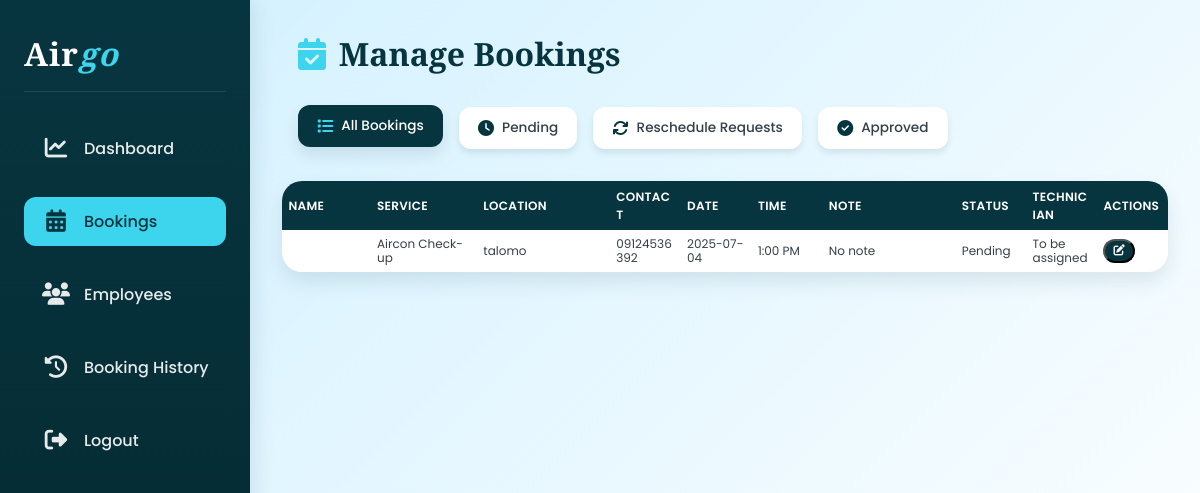
/admin/admin_bookings.php (signed in), run on the app's committed database.
### tables this page shows
CREATE TABLE `bookings` (
  `id` int(11) NOT NULL,
  `user_id` varchar(5) NOT NULL,
  `service` varchar(100) NOT NULL,
  `appointment_date` date NOT NULL,
  `appointment_time` time NOT NULL,
  `phone` varchar(20) NOT NULL,
  `location` varchar(255) NOT NULL,
  `employee_id` int(11) DEFAULT NULL,
  `price` decimal(10,2) DEFAULT 0.00,
  `status` varchar(50) DEFAULT 'Pending',
  `note` text DEFAULT NULL,
  `created_at` timestamp NOT NULL DEFAULT current_timestamp(),
  `updated_at` timestamp NOT NULL DEFAULT current_timestamp() ON UPDATE current_timestamp()
);

### admin/admin_bookings.php (the view, shortened to what this page needs)
<?php
$conn = Database::getConnection();
$tab = isset($_GET['tab']) ? $_GET['tab'] : 'all';
$records_per_page = 10;
$page = isset($_GET['page']) ? (int)$_GET['page'] : 1;
$page = max(1, $page);
$offset = ($page - 1) * $records_per_page;
$where = "";
switch ($tab) {
    case 'all':
    default:
        $where = "";
        break;
}
$sql = "SELECT b.id, u.username, b.service, b.status, b.created_at, b.location, b.phone,
               b.appointment_date, b.appointment_time, b.employee_id, u.username, e.name AS employee_name,
               b.note
        FROM bookings b
        LEFT JOIN user u ON b.user_id = u.id
        LEFT JOIN employees e ON b.employee_id = e.id
        $where
        ORDER BY b.appointment_date, b.appointment_time
        LIMIT $records_per_page OFFSET $offset";
$result = $conn->query($sql);
?>
<!DOCTYPE html>
<html lang="en">
<head>
    <link href="https://cdnjs.cloudflare.com/ajax/libs/font-awesome/6.5.0/css/all.min.css" rel="stylesheet">
</head>
<body>
    <div class="sidebar">
        <h2>Air<span>go</span></h2>
        <div class="nav-links">
            <a href="dashboard.php" class="<?= basename($_SERVER['PHP_SELF']) === 'dashboard.php' ? 'active' : '' ?>"><i class="fas fa-chart-line"></i> Dashboard</a>
            <a href="admin_bookings.php" class="<?= basename($_SERVER['PHP_SELF']) === 'admin_bookings.php' ? 'active' : '' ?>"><i class="fas fa-calendar-alt"></i> Bookings</a>
            <a href="admin_employees.php" class="<?= basename($_SERVER['PHP_SELF']) === 'admin_employees.php' ? 'active' : '' ?>"><i class="fas fa-users"></i> Employees</a>
            <a href="booking_history.php" class="<?= basename($_SERVER['PHP_SELF']) === 'booking_history.php' ? 'active' : '' ?>"><i class="fas fa-history"></i> Booking History</a>
            <a href="login.php"><i class="fas fa-sign-out-alt"></i> Logout</a>
        </div>
    </div>
    <div class="main">
        <h1><i class="fas fa-calendar-check"></i> Manage Bookings</h1>
        <div class="tabs">
            <a href="?tab=all" class="tab-link <?= ($tab == 'all') ? 'active' : '' ?>">
                <i class="fas fa-list"></i> All Bookings
            </a>
            <a href="?tab=pending" class="tab-link <?= ($tab == 'pending') ? 'active' : '' ?>">
                <i class="fas fa-clock"></i> Pending
            </a>
            <a href="?tab=reschedule" class="tab-link <?= ($tab == 'reschedule') ? 'active' : '' ?>">
                <i class="fas fa-sync"></i> Reschedule Requests
            </a>
            <a href="?tab=approved" class="tab-link <?= ($tab == 'approved') ? 'active' : '' ?>">
                <i class="fas fa-check-circle"></i> Approved
            </a>
        </div>
        <div class="table-container">
            <table>
                <thead>
                    <tr>
                        <th>Name</th>
                        <th>Service</th>
                        <th>Location</th>
                        <th>Contact</th>
                        <th>Date</th>
                        <th>Time</th>
                        <th>Note</th>
                        <th>Status</th>
                        <th>Technician</th>
                        <th>Actions</th>
                    </tr>
                </thead>
                <tbody>
                    <?php if ($result->num_rows > 0): ?>
                        <?php while ($row = $result->fetch_assoc()): ?>
                        <tr>
                            <td data-label="Name"><?= htmlspecialchars($row['username'] ?? '') ?></td>
                            <td data-label="Service"><?= htmlspecialchars($row['service'] ?? '') ?></td>
                            <td data-label="Location"><?= htmlspecialchars($row['location'] ?? '') ?></td>
                            <td data-label="Contact"><?= htmlspecialchars($row['phone'] ?? '') ?></td>
                            <td data-label="Date"><?= htmlspecialchars($row['appointment_date'] ?? '') ?></td>
                            <td data-label="Time"><?= htmlspecialchars(date('g:i A', strtotime($row['appointment_time'] ?? ''))) ?></td>
                            <td data-label="Note"><?= htmlspecialchars($row['note'] ?? 'No note') ?></td>
                            <td data-label="Status" data-status="<?= htmlspecialchars($row['status'] ?? '') ?>">
                                <span><?= htmlspecialchars($row['status'] ?? '') ?></span>
                            </td>
                            <td data-label="Technician"><?php
                                if (in_array(strtolower($row['status'] ?? ''), ['rejected', 'cancelled'])) {
                                    echo 'N/A';
                                } else {
                                    echo $row['employee_name'] ? htmlspecialchars($row['employee_name']) : 'To be assigned';
                                }
                            ?></td>
                            <td data-label="Actions">
                                <button class="button edit-btn" onclick="openEditModal(<?= htmlspecialchars(json_encode($row)) ?>)">
                                    <i class="fas fa-edit"></i>
                                </button>
                            </td>
                        </tr>
                        <?php endwhile; ?>
                    <?php else: ?>
                        <tr><td colspan="10" style="text-align:center;">No bookings found.</td></tr>
                    <?php endif; ?>
                </tbody>
            </table>
        </div>
    </div>
</body>
</html>

### admin/admin_bookings.php (style rules this page uses)
:root { --primary-color: #07353f; --secondary-color: #3cd5ed; --background-color: #d0f0ff; --text-color: #344047; --card-bg: #ffffff; --card-shadow: rgba(7, 53, 63, 0.1); --spacing-unit: clamp(0.5rem, 2vw, 1rem); }
* { margin: 0; padding: 0; box-sizing: border-box; }
body { font-family: 'Poppins', sans-serif; background: linear-gradient(135deg, var(--background-color), #fff); color: var(--text-color); min-height: 100vh; display: flex; }
.sidebar { position: fixed; top: 0; left: 0; width: 250px; height: 100vh; background: linear-gradient(180deg, var(--primary-color), #052830); padding: 2rem 1.5rem; color: white; box-shadow: 4px 0 20px var(--card-shadow); transition: all 0.3s ease; z-index: 1000; }
.sidebar h2 { font-family: 'Playfair Display', serif; font-size: 2rem; font-weight: 900; margin-bottom: 2rem; padding-bottom: 1rem; border-bottom: 1px solid rgba(255, 255, 255, 0.1); letter-spacing: 1px; }
.sidebar h2 span { color: var(--secondary-color); font-style: italic; }
.nav-links { display: flex; flex-direction: column; gap: 1.5rem; }
.sidebar a { display: flex; align-items: center; gap: 12px; color: rgba(255, 255, 255, 0.9); text-decoration: none; padding: 12px 16px; border-radius: 12px; transition: all 0.3s ease; font-weight: 500; }
.sidebar a::before { content: ''; position: absolute; top: 0; left: 0; width: 100%; height: 100%; background: var(--secondary-color); transform: scaleX(0); transform-origin: right; transition: transform 0.3s ease; z-index: -1; border-radius: 12px; }
.sidebar a i { font-size: 1.4rem; min-width: 32px; text-align: center; }
.sidebar a.active { background: var(--secondary-color); color: var(--primary-color); }
.sidebar a.active i { color: var(--primary-color); }
.main { margin-left: 250px; padding: 2rem; width: calc(100% - 250px); }
.main h1 { margin-bottom: 2rem; color: var(--primary-color); font-size: 2.2rem; font-family: 'Playfair Display', serif; display: flex; align-items: center; gap: 0.8rem; padding: 0 1rem; }
.main h1 i { color: var(--secondary-color); }
.tabs { display: flex; gap: 1rem; margin-bottom: 2rem; flex-wrap: wrap; padding: 0 1rem; }
.tab-link { background: var(--card-bg); color: var(--text-color); padding: 0.8rem 1.5rem; border-radius: 12px; text-decoration: none; font-weight: 500; transition: all 0.3s ease; box-shadow: 0 4px 6px var(--card-shadow); display: flex; align-items: center; gap: 0.5rem; font-size: 0.9rem; }
.tab-link i { font-size: 1rem; color: var(--primary-color); }
.tab-link.active, .tab-link:hover { background: var(--primary-color); color: white; transform: translateY(-2px); box-shadow: 0 8px 15px var(--card-shadow); }
.tab-link.active i, .tab-link:hover i { color: var(--secondary-color); }
table { width: 100%; background: var(--card-bg); border-radius: 20px; box-shadow: 0 10px 20px var(--card-shadow); border-collapse: separate; border-spacing: 0; overflow: hidden; margin-top: 1rem; table-layout: fixed; }
th, td { padding: 0.6rem; text-align: left; font-size: 0.8rem; vertical-align: middle; word-wrap: break-word; overflow-wrap: break-word; min-width: 0; }
th:nth-child(1), td:nth-child(1) { width: 10%; }
th:nth-child(2), td:nth-child(2) { width: 12%; }
th:nth-child(3), td:nth-child(3) { width: 15%; }
th:nth-child(4), td:nth-child(4) { width: 8%; }
th:nth-child(5), td:nth-child(5) { width: 8%; }
th:nth-child(6), td:nth-child(6) { width: 8%; }
th:nth-child(7), td:nth-child(7) { width: 15%; }
th:nth-child(8), td:nth-child(8) { width: 8%; }
th:nth-child(9), td:nth-child(9) { width: 8%; }
th:nth-child(10), td:nth-child(10) { width: 8%; }
td { line-height: 1.2; }
th { background: var(--primary-color); color: var(--card-bg); font-weight: 600; text-transform: uppercase; letter-spacing: 0.3px; font-size: 0.75rem; position: sticky; top: 0; z-index: 10; padding: 0.5rem; }
tbody tr { transition: all 0.3s ease; }
.button { background: var(--primary-color); color: white; padding: 0.3rem 0.6rem; border-radius: 50px; text-decoration: none; transition: all 0.3s ease; font-weight: 500; font-size: 0.75rem; display: inline-flex; align-items: center; gap: 0.3rem; }
.button i { font-size: 0.7rem; }
@media (max-width: 1200px) { th, td { padding: 0.4rem; font-size: 0.75rem; } }
@media (max-width: 1200px) { .button { padding: 0.3rem 0.5rem; font-size: 0.7rem; } }
@media (max-width: 1200px) { .main h1 { font-size: 2rem; } }
@media (max-width: 1200px) { .tab-link { padding: 0.7rem 1.2rem; font-size: 0.85rem; } }

### data on the page
bookings: service "Aircon Check-up", location "talomo", phone "09124536392", appointment_date "2025-07-04", appointment_time "1:00 PM", note "No note", status "Pending", shows "To be assigned"
